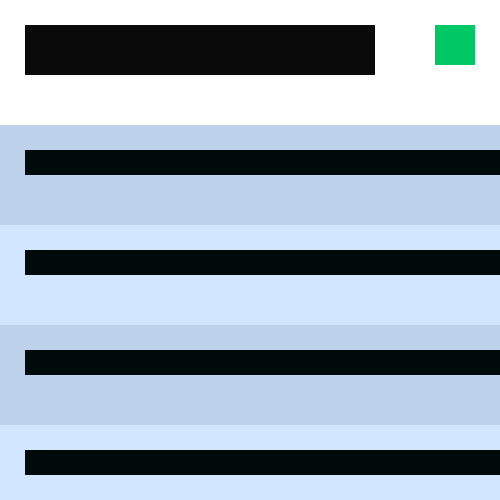
Frame 1 (no input)
Frame 60 (the mouse pressed at the canvas centre just before this capture): identical to frame 1, image omitted
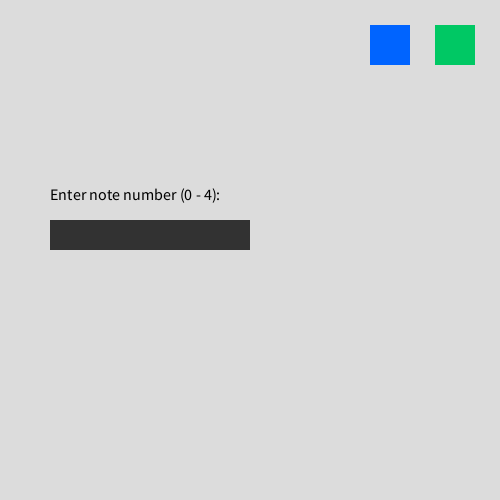
Frame 120 (the mouse held since frame 60 and released just before this capture)

The Processing sketch that drew these frames (run headless with seeded random() and noise(); from frame 60 on, the mouse is pressed at the canvas centre):

// Processing sketch: bigproj
// ── bigproj.pde
int r = 100;
int g = 100;
int b = 100;

int gengap = 25;

ObjectNote[] notes;

int currentNote = 0;

// controls which page we are on woohoo
boolean onObjectPage = false;

// input system
boolean typing = false;
String inputText = "";

void setup(){
  size(500,500);
  noStroke();
  fill(r,g,b);
  
  notes = new ObjectNote[5];
  for (int i = 0; i < notes.length; i++){
    notes[i] = new ObjectNote(i);
  }
}

void draw(){
  background(255);
  
  if (!onObjectPage){
    draw_opening();
  } else {
    draw_objectpage();
  }
}

void draw_opening(){
  background(255,255,255);
  draw_plus(40,gengap);
  
  for (int i = 0; i < notes.length; i++){
    notes[i].displayRow();
  }
  
  notes[0].drawTitleBar();
}

void draw_objectpage(){
  background(220,220,220);
  draw_plus(40,gengap);
  draw_home(40,gengap);
  
  // start typing when page first opens
  if (!typing && inputText.equals("")){
    typing = true;
  }
  
  if (typing){
    drawInputPrompt();
  } else {
    currentNote = constrain(currentNote, 0, notes.length - 1);
    notes[currentNote].drawTitleBar();
    notes[currentNote].drawTextBox();
    notes[currentNote].drawNumber();
  }
}

//here come both the typing and mouse clicking input systems:


//this is to swithc pages on any click

void mousePressed(){
  if (!onObjectPage){
    onObjectPage = true;
    
    // reset input when entering object page
    typing = true;
    inputText = "";
  }
}

//this is just asking for basic inpit, might reuse this later to make something else but now serves to check which page we should be on
void drawInputPrompt(){
  fill(0);
  textSize(16);
  text("Enter note number (0 - " + (notes.length-1) + "):", 50, 200);
  
  fill(50);
  rect(50, 220, 200, 30);
  
  fill(255);
  text(inputText, 55, 242);
}

//for now this is used to pick the page to go onto, but later may repurpose to type letters
void keyPressed(){
  if (typing){
    if (key >= '0' && key <= '9'){
      inputText += key;
    }
    
    else if (key == BACKSPACE && inputText.length() > 0){
      inputText = inputText.substring(0, inputText.length()-1);
    }
    
    else if (key == ENTER || key == RETURN){
      if (inputText.length() > 0){
        currentNote = int(inputText);
      }
      typing = false;
    }
  }
}

void draw_plus(int sizeplus, int gap){
  fill(0,200,100);
  rect(width-sizeplus-gap,gap,sizeplus,sizeplus);
}

void draw_home(int sizeplus, int gap){
  fill(0,100,255);
  rect(width-sizeplus-sizeplus-gap-gap,gap,sizeplus,sizeplus);
}

class ObjectNote {
  
  // self explanatory mostly
  int index;
  int objectnoteheight = 100;
  
  //defines the index here
  ObjectNote(int i){
    index = i;
  }
  
  //changes the shade of each note on opening page
  void displayRow(){
    int noteshade;
    
    if (index % 2 == 0){
      noteshade = 10;
    } else {
      noteshade = -10;
    }
    
    fill(200-noteshade,220-noteshade,245-noteshade);
    rect(0, 125 + objectnoteheight * index, width, objectnoteheight);
    
    fill(0,10,10);
    rect(gengap, 125 + gengap + objectnoteheight * index, width, objectnoteheight/4);
  }
  
  void drawTitleBar(){
    fill(10,10,10);
    rect(gengap, gengap, width-150, 50);
  }
  
  void drawTextBox(){
    fill(100,100,100);
    rect(gengap, 100, width-2*gengap, 200);
  }
  //this is just changing the fill color so you can idenityf whihc page ur on for now
  void drawNumber(){
    fill(50*index,10,10);
    rect(10, 100, width-2*gengap, 200);
  }
  
}
